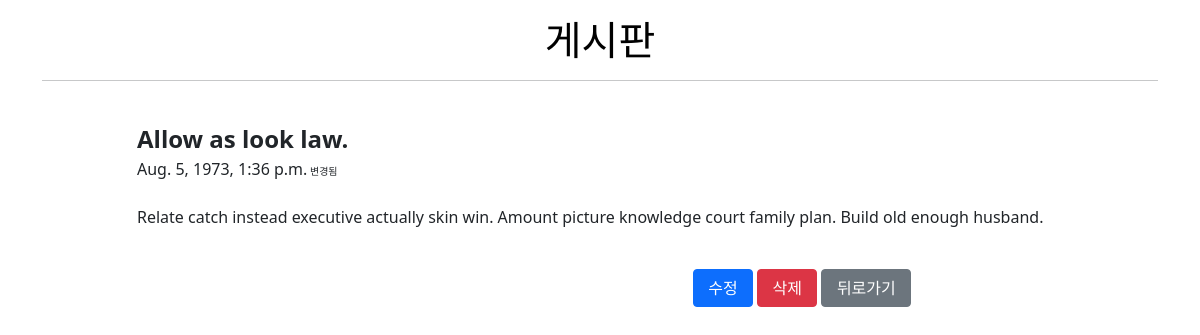
/articles/1/, run on the app's committed database.
### articles/models.py (models this page shows)
class Article(models.Model):
    title = models.CharField(max_length=28)
    content = models.TextField()
    created_at = models.DateTimeField(auto_now_add=True)
    updated_at = models.DateTimeField(auto_now=True)

### articles/views.py (the view)
# urls.py: path('<int:pk>/', views.detail, name='detail'),
def detail(request, pk):
    article = Article.objects.get(pk=pk)
    context = {
        'article': article,
    }
    return render(request, 'articles/detail.html', context)

### articles/templates/articles/detail.html (shortened to what this page needs)
{% extends 'base.html' %}
{% block content %}
<h1 class="my-3"><a href="{% url 'articles:index' %}">게시판</a></h1>
<hr><br>
<div class="row">
  <div class="offset-1 col-10">
    <b class="fs-4">{{ article.title }}</b>
    <br>
    {{ article.updated_at }}<span style="font-size: 10px;"> 변경됨</span>
  </div>
  <div class="offset-1 col-10 mt-4">
    <p>{{ article.content }}</p>
  </div>
</div>
<div class="my-4 offset-7 col-4">
  <form class="d-inline" action="{% url 'articles:edit' article.pk %}" method="POST">
    <button class="btn btn-primary btn-w-1">수정</button>
  </form>
  <form class="d-inline" action="{% url 'articles:delete' article.pk %}" method="POST">
    <button class="btn btn-danger btn-w-1" onclick="return confirm('정말로 삭제하시겠습니까?')">삭제</button>
  </form>
  <a class="btn btn-secondary btn-w-2" href="{% url 'articles:index' %}">뒤로가기</a>
</div>
{% endblock content %}

### templates/base.html (style rules this page uses)
h1 { text-align: center; }
a { text-decoration: none; color: black; }
.btn-w-1 { width: 60px; }
.btn-w-2 { width: 90px; }

### data on the page
Article: title "Allow as look law.", updated_at "Aug. 5, 1973, 1:36 p.m.", content "Relate catch instead executive actually skin win. Amount picture knowledge court family plan. Build old enough husband."
